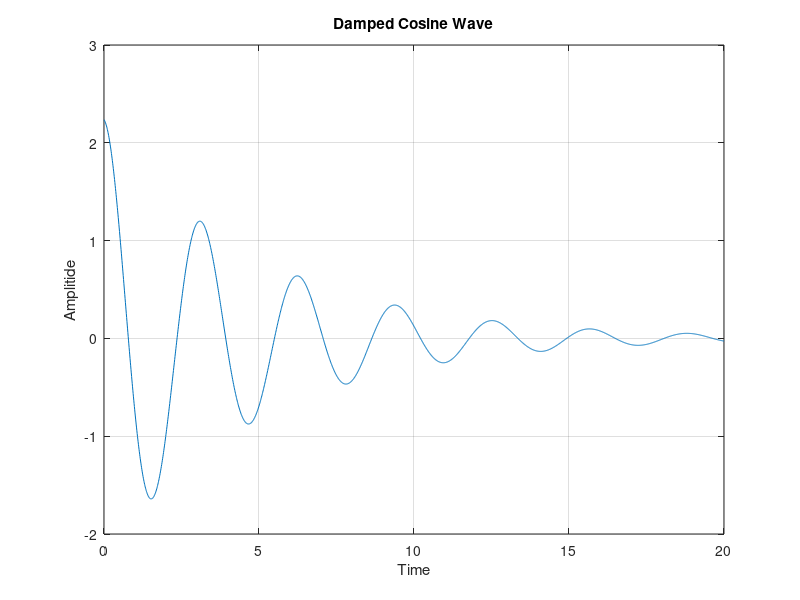

This chart was generated by the following MATLAB code:
t = 0:0.01:20

z = sqrt(5) * exp(-0.2 * t) .* cos(2 * t)

plot(t, z)
grid on
xlabel("Time")
ylabel("Amplitide")
title("Damped Cosine Wave")